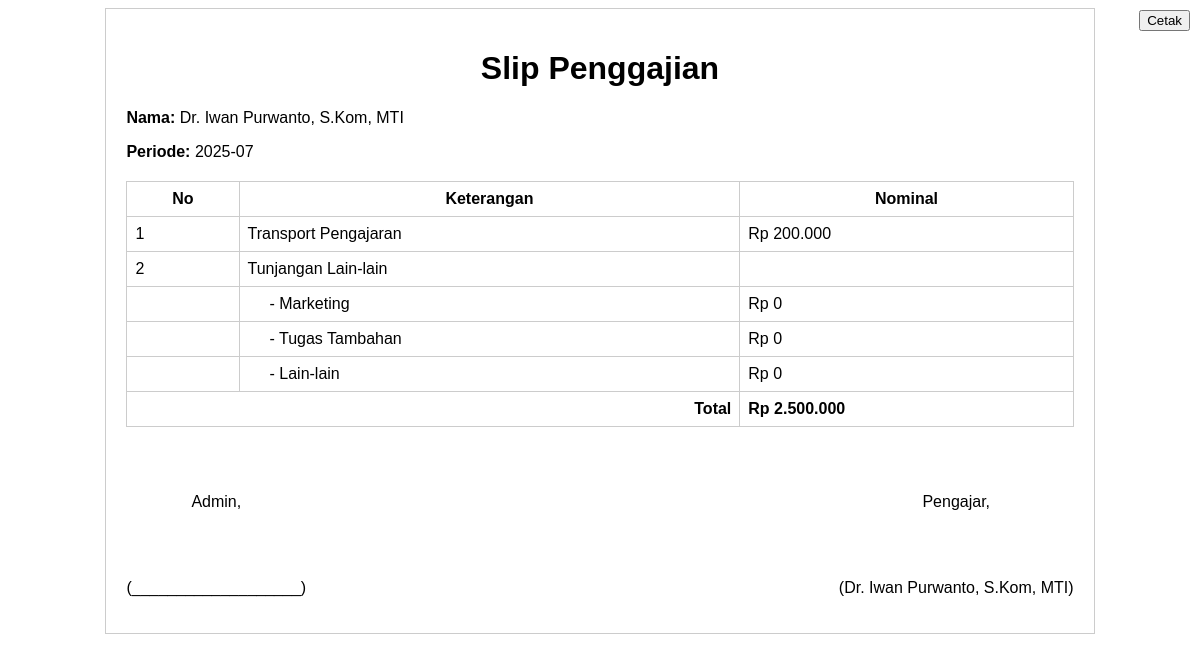
The app's page /print/slip-gaji/1 (signed in) with its own data.
### tables this page shows
CREATE TABLE Pengajar (
            id INTEGER PRIMARY KEY AUTOINCREMENT,
            kode_pengajar TEXT UNIQUE NOT NULL,
            nama_pengajar TEXT NOT NULL,
            program TEXT NOT NULL,
            user_id INTEGER,
            FOREIGN KEY (user_id) REFERENCES User(id)
        );

CREATE TABLE Gaji (
            id INTEGER PRIMARY KEY AUTOINCREMENT,
            pengajar_id INTEGER NOT NULL,
            periode TEXT NOT NULL, -- Format: YYYY-MM
            transport_pengajaran INTEGER,
            tunjangan_marketing INTEGER,
            tunjangan_tugas_tambahan INTEGER,
            tunjangan_lain_lain INTEGER,
            total_gaji INTEGER,
            tanggal_dibuat TEXT NOT NULL,
            FOREIGN KEY (pengajar_id) REFERENCES Pengajar(id)
        );

### app.py (the view)
@app.route('/print/slip-gaji/<int:gaji_id>')
@login_required
def print_slip_gaji(gaji_id):
    db = get_db()
    gaji_data = db.execute('''
        SELECT g.*, p.nama_pengajar
        FROM Gaji g
        JOIN Pengajar p ON g.pengajar_id = p.id
        WHERE g.id = ?
    ''', (gaji_id,)).fetchone()
    if not gaji_data:
        flash('Slip gaji tidak ditemukan', 'error')
        return redirect(url_for('admin_laporan_gaji'))
    return render_template('print_slip_gaji.html', slip=gaji_data)

### app.py (called while the page is built)
def get_db():
    if 'db' not in g:
        g.db = sqlite3.connect(DATABASE, detect_types=sqlite3.PARSE_DECLTYPES)
        g.db.row_factory = sqlite3.Row
    return g.db

def login_required(f):
    @wraps(f)
    def decorated_function(*args, **kwargs):
        if 'user_id' not in session:
            return redirect(url_for('login'))
        return f(*args, **kwargs)
    return decorated_function

def to_rupiah(value):
    if value is None: return "Rp 0"
    return f"Rp {value:,}".replace(',', '.')

### templates/print_slip_gaji.html (shortened to what this page needs)
<!DOCTYPE html>
<html lang="en">
<head>
</head>
<body>
    <div class="no-print"><button onclick="window.print()">Cetak</button></div>
    <div class="container">
        <h1>Slip Penggajian</h1>
        <p><strong>Nama:</strong> {{ slip.nama_pengajar }}</p>
        <p><strong>Periode:</strong> {{ slip.periode }}</p>
        <table>
            <thead><tr><th>No</th><th>Keterangan</th><th>Nominal</th></tr></thead>
            <tbody>
                <tr><td>1</td><td>Transport Pengajaran</td><td>{{ slip.transport_pengajaran | to_rupiah }}</td></tr>
                <tr><td>2</td><td>Tunjangan Lain-lain</td><td></td></tr>
                <tr><td></td><td style="padding-left: 30px;">- Marketing</td><td>{{ slip.tunjangan_marketing | to_rupiah }}</td></tr>
                <tr><td></td><td style="padding-left: 30px;">- Tugas Tambahan</td><td>{{ slip.tunjangan_tugas_tambahan | to_rupiah }}</td></tr>
                <tr><td></td><td style="padding-left: 30px;">- Lain-lain</td><td>{{ slip.tunjangan_lain_lain | to_rupiah }}</td></tr>
            </tbody>
            <tfoot>
                <tr><td colspan="2" style="text-align: right;"><strong>Total</strong></td><td><strong>{{ slip.total_gaji | to_rupiah }}</strong></td></tr>
            </tfoot>
        </table>
        <div class="signatures">
            <div class="signature-block"><p>Admin,</p><br><br><p>(___________________)</p></div>
            <div class="signature-block"><p>Pengajar,</p><br><br><p>({{ slip.nama_pengajar }})</p></div>
        </div>
    </div>
</body>
</html>

### templates/print_slip_gaji.html (style rules this page uses)
body { font-family: sans-serif; }
.container { width: 80%; margin: auto; border: 1px solid #ccc; padding: 20px; }
h1 { text-align: center; }
table { width: 100%; border-collapse: collapse; margin-top: 20px; }
th, td { border: 1px solid #ccc; padding: 8px; }
.signatures { margin-top: 50px; display: flex; justify-content: space-between; }
.signature-block { text-align: center; }
.no-print { position: fixed; top: 10px; right: 10px; }

### records on screen
Pengajar: nama_pengajar "Dr. Iwan Purwanto, S.Kom, MTI"
Gaji: periode "2025-07", transport_pengajaran|to_rupiah "Rp 200.000", total_gaji|to_rupiah "Rp 2.500.000"

### other values on screen
{{ slip.tunjangan_marketing | to_rupiah }} "Rp 0"
{{ slip.tunjangan_tugas_tambahan | to_rupiah }} "Rp 0"
{{ slip.tunjangan_lain_lain | to_rupiah }} "Rp 0"
